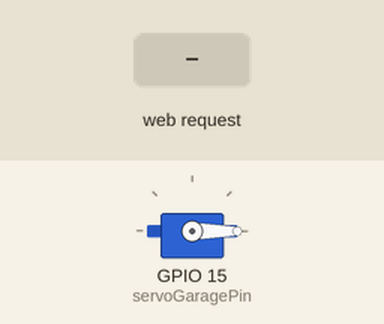
The sketch below on a simulated ESP32. Parts: servo. Inputs (shaded band) come from the test bench. WiFi joins after 1.5 s; servers stay silent unless stated; what the sketch prints to the serial monitor is not drawn.

Above: at 2.7 s.
2.8 s: HTTP request GET /open received
At 3.92 s:
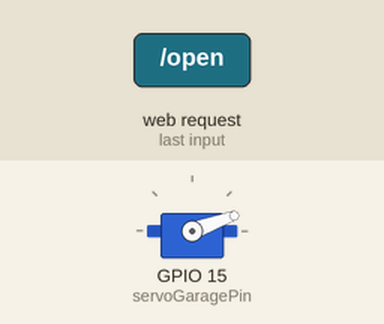
At 4.92 s:
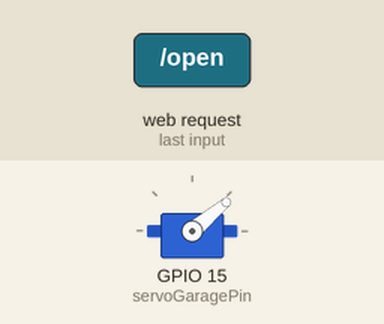
11.8 s: HTTP request GET /close received
At 12.2 s:
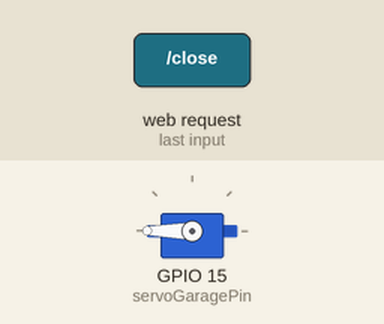
Timing chart, 0 to 22.3 s (numbered marks = the images above; inputs shaded):
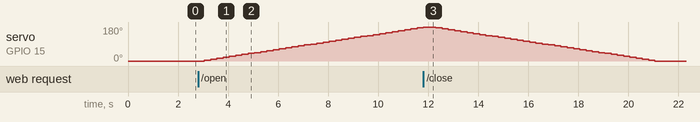

The sketch:

GarageDoor.ino
```cpp
#include "WiFi.h"
#include <ESP32Servo.h>

#define servoGaragePin 15

Servo servoGarage;

const char* ssid = "TeamParadox";
const char* password = "12345678";

WiFiServer server(80);

void setup() {
  Serial.begin(115200);

  servoGarage.attach(servoGaragePin);
  servoGarage.write(0);

  delay(10);

  Serial.print("Connecting to ");
  Serial.println(ssid);

  WiFi.begin(ssid, password);

  while (WiFi.status() != WL_CONNECTED) {
    delay(500);
    Serial.print(".");
  }

  Serial.println("WiFi connected.");
  Serial.print("IP address: ");
  Serial.println(WiFi.localIP());

  server.begin();
}

void loop() {
  WiFiClient client = server.available();

  if (client) {
    Serial.println("New Client.");
    String currentLine = "";
    while (client.connected()) {
      if (client.available()) {
        char c = client.read();
        if (c == '\n') {
          if (currentLine.length() == 0) {
            client.println("HTTP/1.1 200 OK");
            client.println("Content-type:text/html");
            client.println();

            client.print("<h1>Garage Door</h1>");
            client.print("<a href=\"/open\">Open </a>");
            client.print("<a href=\"/close\"> Close</a>");

            client.print("<br><br><br>");

            client.println();
            break;
          } else {
            currentLine = "";
          }
        } else if (c != '\r') {
          currentLine += c;
        }

        if (currentLine.endsWith("GET /open")) {
          for (int i = 0; i <= 180; i += 5) {
            servoGarage.write(i);
            delay(250);
          }
        }
        if (currentLine.endsWith("GET /close")) {
          for (int i = 180; i >= 0; i -= 5) {
            servoGarage.write(i);
            delay(250);
          }
        }
      }
    }

    client.stop();
    Serial.println("Client Disconnected.");
  }
}
```

Measured:
- after the input at 2.8 s, servo on GPIO 15 (servoGaragePin): moves from 0° to 175° over 8.5 s, starting after 0.25 s
